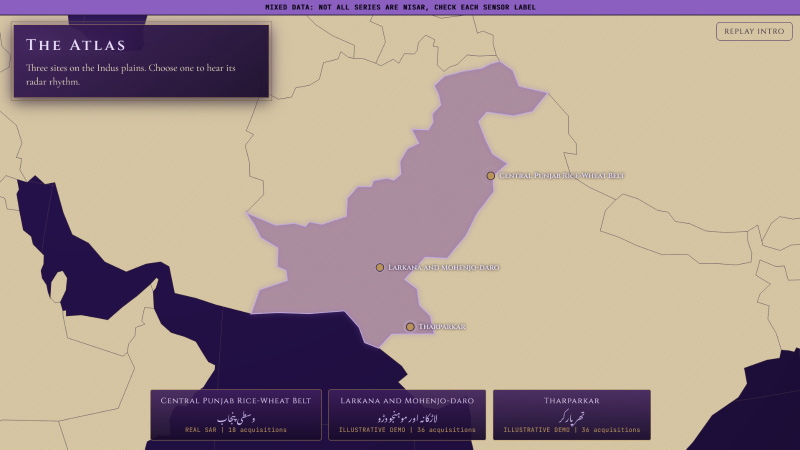
#> input picture assets/atlas.jpg, 1600 x 899 px (shown at 1/2 size)
$ python -i common.py   (imports and definitions only)
#> lines starting #> are read from the running program, lines starting #| are printed output that depends on the picture
"""Shared helpers for the FASAL pipeline: IO, masks, frames, and rule-based phenology hints."""
import datetime as dt
import json
import logging
from pathlib import Path
import numpy as np
from PIL import Image, ImageDraw, ImageFont
from scipy.signal import find_peaks, medfilt, savgol_filter

HERE = Path(__file__).resolve().parent
PUB = HERE.parent / "public" / "data"
OUT = HERE / "out"
log = logging.getLogger("fasal")
DEFAULTS = {"prom": 2.0, "min_dates": 20, "min_span": 365, "max_gap": 45, "abrupt": 3.0, "onset": 1.0, "low_q": 0.25}
STOPS = [(0, (11, 5, 20)), (96, (61, 31, 92)), (170, (102, 51, 153)), (230, (200, 178, 232)), (255, (233, 222, 250))]


def setup_logging():
    logging.basicConfig(level=logging.INFO, format="%(levelname)s %(message)s")


def read_json(p):
    return json.loads(Path(p).read_text(encoding="utf-8"))


# [12 lines left out: functions write_json, load_config, not called in this run]


def load_sites(only=None):
    return [s for s in read_json(HERE / "sites.json") if not only or s["id"] in only]


def inside(ring, bbox):
    W, S, E, N = bbox
    return all(W <= x <= E and S <= y <= N for x, y in ring)


# [12 lines left out: function get_fields, not called in this run]


def fields_geojson(site):
    return {"type": "FeatureCollection", "features": [{"type": "Feature", "properties": {"id": f["id"], "site_id": site["id"]}, "geometry": {"type": "Polygon", "coordinates": [f["ring"]]}} for f in get_fields(site)]}


# [13 lines left out: functions polygon_mask, purple_palette, not called in this run]


def stretch(db, lo, hi):
    return np.clip((db - lo) / (hi - lo), 0, 1)


# [11 lines left out: function save_frame, not called in this run]


def stamp_demo(arr, text="ILLUSTRATIVE DEMO DATA"):
    # blends a diagonal text stamp into a float 0-255 array
    h, w = arr.shape
    try:
        font = ImageFont.load_default(size=48)
    except TypeError:
        font = ImageFont.load_default()
    box = font.getbbox(text)
    t = Image.new("L", (box[2] + 4, box[3] + 4), 0)
    ImageDraw.Draw(t).text((0, 0), text, fill=255, font=font)
    t = t.crop(t.getbbox())
    tw = int(w * 0.9)
    t = t.resize((tw, max(1, int(t.height * tw / t.width))), Image.Resampling.LANCZOS)
    layer = Image.new("L", (w * 2, h * 2), 0)
    layer.paste(t, ((w * 2 - tw) // 2, (h * 2 - t.height) // 2))
    layer = layer.rotate(35, resample=Image.Resampling.BICUBIC).crop((w // 2, h // 2, w // 2 + w, h // 2 + h))
    m = np.asarray(layer, float) / 255 * 0.55
    return arr * (1 - m) + 255 * m


def first_sunday(y, m):
    d = dt.date(y, m, 1)
    return d + dt.timedelta(days=(6 - d.weekday()) % 7)


# [81 lines left out: functions cultural_events, smooth, build_events, not called in this run]

>>> import cv2
>>> picture = cv2.imread('../assets/atlas.jpg', cv2.IMREAD_GRAYSCALE)
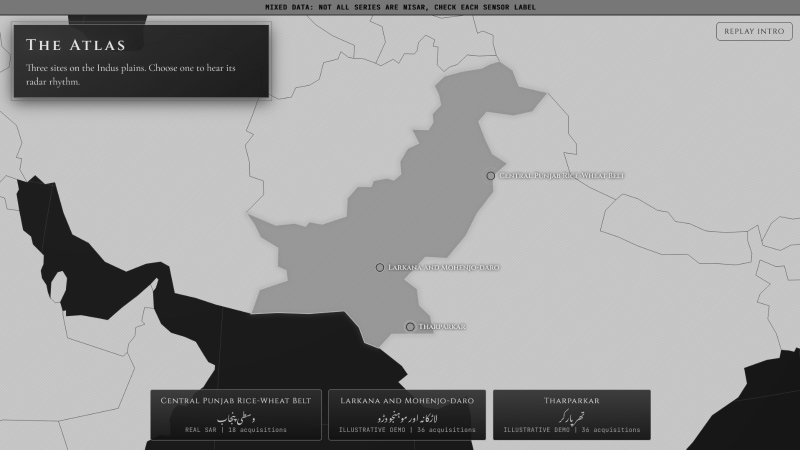
#> picture: shape (899, 1600) (shown at 1/2 size); min 0, max 237, mean 154.1
>>> result = stamp_demo(picture)
#> in stamp_demo, `t = Image.new("L", (box[2] + 4, box[3] + 4), 0)`: t: PIL image 611x52 L; every value is 0
#> in stamp_demo, `ImageDraw.Draw(t).text((0, 0), text, fill=255, font=font)`:
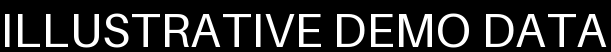
#> t: PIL image 611x52 L; min 0, max 255, mean 46.7
#> in stamp_demo, `t = t.resize((tw, max(1, int(t.height * tw / t.width))), Image.Resampl..`:
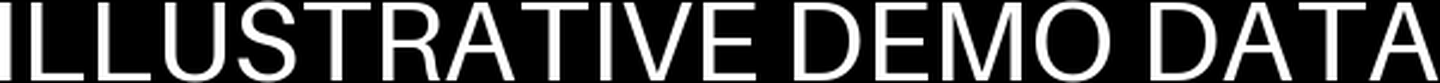
#> t: PIL image 1440x83 L; min 0, max 255, mean 70.3
#> in stamp_demo, `layer = Image.new("L", (w * 2, h * 2), 0)`: layer: PIL image 3200x1798 L; every value is 0
#> in stamp_demo, `layer.paste(t, ((w * 2 - tw) // 2, (h * 2 - t.height) // 2))`:
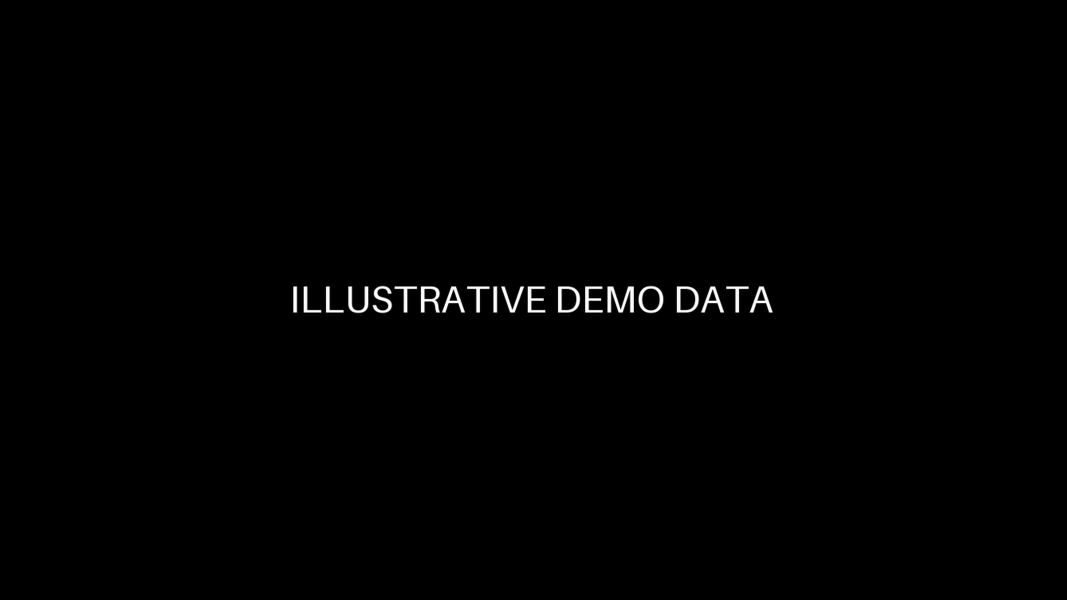
#> layer: PIL image 3200x1798 L (shown at 1/3 size); min 0, max 255, mean 1.5
#> in stamp_demo, `layer = layer.rotate(35, resample=Image.Resampling.BICUBIC).crop((w //..`:
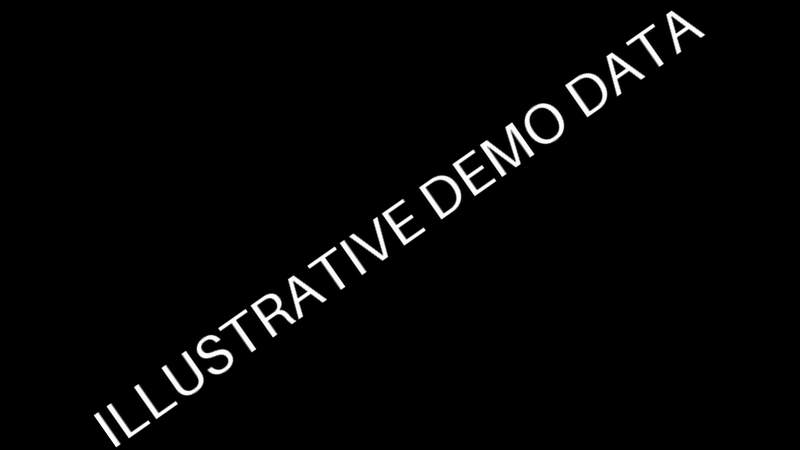
#> layer: PIL image 1600x899 L (shown at 1/2 size); min 0, max 255, mean 5.8
#> in stamp_demo, `m = np.asarray(layer, float) / 255 * 0.55`:
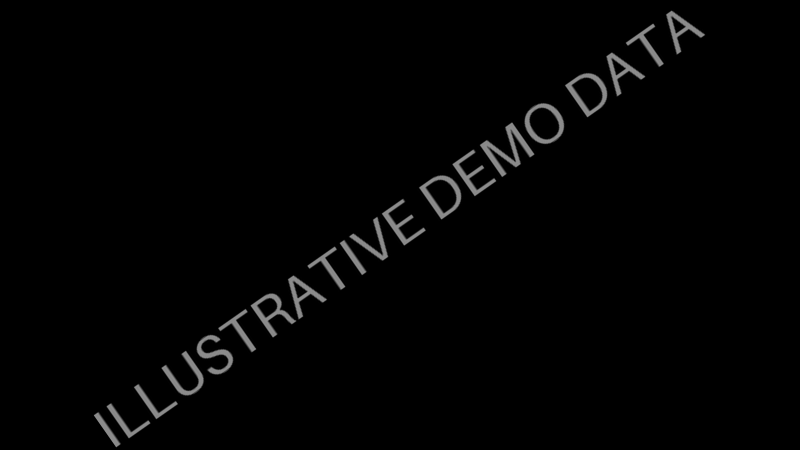
#> m: shape (899, 1600) float64 (shown at 1/2 size); min 0, max 0.55, mean 0.0125
#> in stamp_demo, `return arr * (1 - m) + 255 * m`:
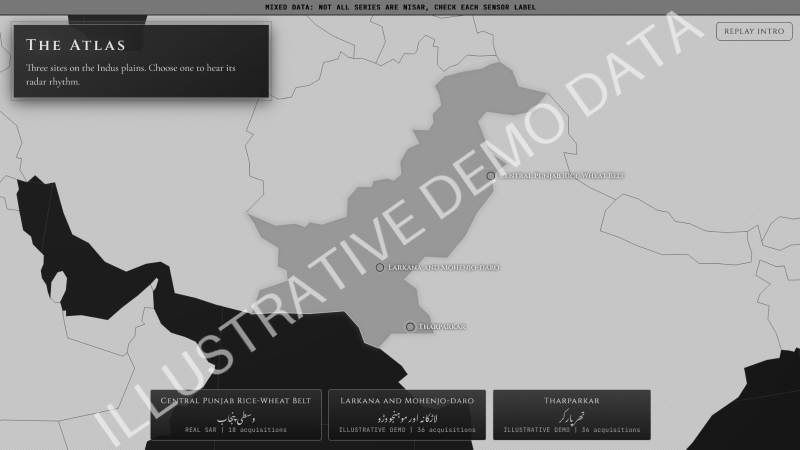
#> returned value: shape (899, 1600) float64 (shown at 1/2 size); min 0, max 240.5, mean 155.3
